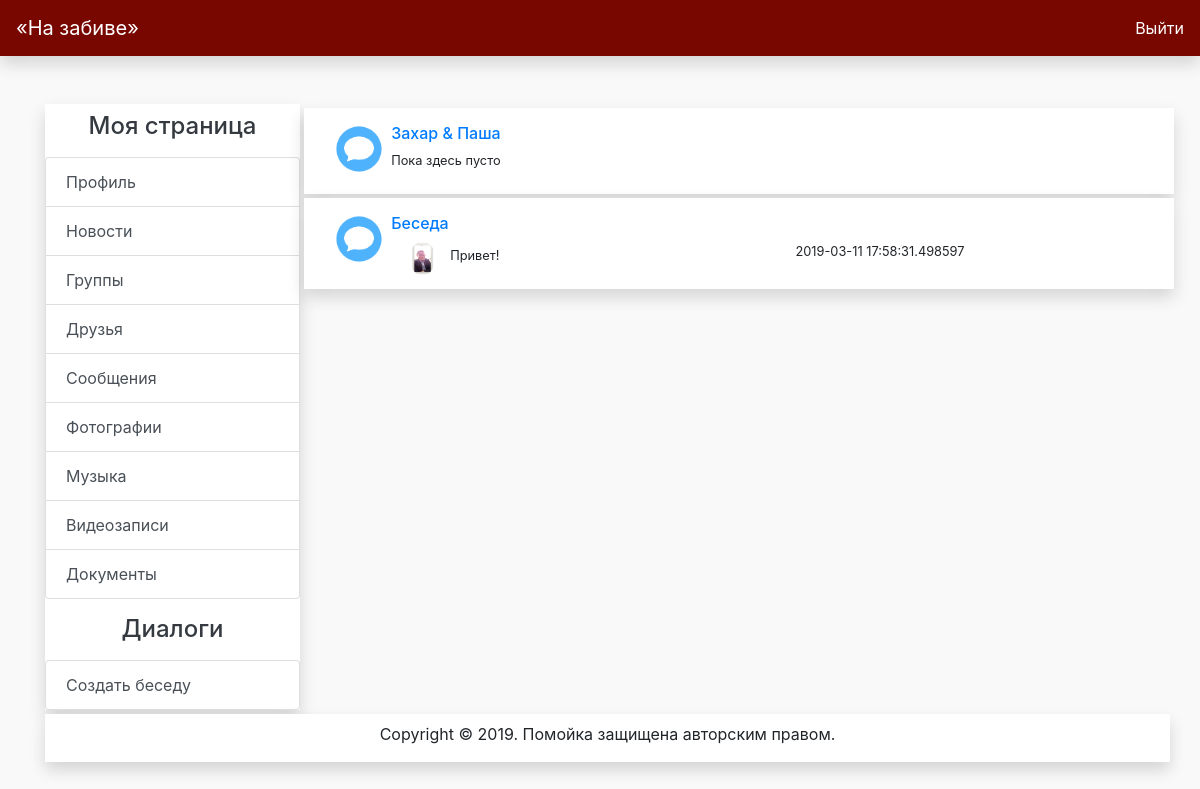
Screenshot of /dialogs (signed in) with the database file from the repository.
### database.py (models this page shows)
class Chat(db.Model):
    id = db.Column(db.Integer, primary_key=True)
    name = db.Column(db.Integer, nullable=False)
    private = db.Column(db.Boolean, nullable=False)
    time = db.Column(db.DateTime, nullable=False, default=datetime.now())

class Resource(db.Model):
    id = db.Column(db.Integer, primary_key=True)
    category = db.Column(db.String(20), unique=False, nullable=False)
    path = db.Column(db.String(120), unique=True, nullable=True)
    name = db.Column(db.String(120), nullable=False)
    author = db.Column(db.Integer, nullable=False)

class Message(db.Model):
    id = db.Column(db.Integer, primary_key=True)
    sender = db.Column(db.Integer, nullable=False)
    chat = db.Column(db.Integer, nullable=False)
    text = db.Column(db.String(1000), nullable=False)
    time = db.Column(db.DateTime, nullable=False, default=datetime.now())

### main.py (the view)
@app.route("/dialogs", methods=['GET', 'POST'])
def dialogs():
    form_add_group = AddDialogGroupForm()
    if form_add_group.validate_on_submit():
        chat_model = ChatModel()
        chat_model.create(session["user_id"], name=request.form.get("name"))
    chats_id = ChatModel().get_for(session["user_id"])
    chats = [ChatModel().get(member.chat) for member in chats_id]
    messages = [MessageModel().get_latest(chat.id) for chat in chats]
    new_messages = list(map(len, [
        MessageModel().new_messages(session["user_id"], chat.id) for chat in
        chats]))
    authors_id = [message.sender if message else None for message in messages]
    authors = [UserModel().get(author) if author else None
               for author in authors_id]
    avatars = [ResourceModel().get(author.avatar) if author else None
               for author in authors]
    render_data = {
        "title": "Друзья",
        "chats_number": len(chats),
        "chats": chats,
        "avatars": avatars,
        "messages": messages,
        "new_messages": new_messages,
        "form_add_group": form_add_group,
        "page_dialogs": True,
    }
    return render_template("messages.html", **render_data)

### database.py (called while the page is built)
    def get(self, id):
        user = User.query.filter(User.id == id).first()
        if not user:
            return
        return user

    def get(self, user, chat):
        member = ChatMember.query.filter(ChatMember.user == user,
                                         ChatMember.chat == chat).first()
        if not member:
            return
        return member

    def get(self, id):
        chat = Chat.query.filter(Chat.id == id).first()
        if not chat:
            return None
        return chat

    def get_for(self, user):
        chats = ChatMember.query.filter(ChatMember.user == user).all()
        return chats

    def new_messages(self, user, chat):
        member = ChatMemberModel().get(user, chat)
        messages = Message.query.filter(Message.chat == chat,
                                        Message.time > member.invite_time).all()
        return messages

    def get_latest(self, chat):
        message = Message.query.filter(Message.chat == chat).group_by(
            Message.time).all()
        if message:
            return message[-1]
        return None

    def get(self, id):
        resource = Resource.query.filter(Resource.id == id).first()
        if not resource:
            return
        return resource

### templates/messages.html (shortened to what this page needs)
{% extends "main.html" %}
{% block content %}
{% for i in range(chats_number) %}
<div class="row">
    <div class="shadow bg-white pl-- pr-1 mt-1 ml-1 col-12">
        <div class="pt-3 pb-2">
            <div class="row ml-0">
                <div class="col-1">
                    <img src="/static/images/messages.png" alt="1"
                         class="avatar"/>
                </div>
                <div class="col-9 p-0">
                    <a href="/dialog/{{ chats[i].id }}"><p class="h6">{{
                        chats[i].name }}</p></a>
                    {% if messages[i] %}
                    <div class="row ml-1">
                        <div class="col-1 p-0 text-center">
                            <img src="{{ avatars[i].path }}" alt="1"
                                 class="avatar_min"/>
                        </div>
                        <div class="col-6 p-0">
                            <p class="small mt-1">{{ messages[i].text }} </p>
                        </div>
                        <div class="col-4 small">
                            {{ messages[i].time }}
                        </div>
                        <div class="col-1 small">
                        </div>
                    </div>
                    {% else %}
                    <div class="col-11 p-0">
                        <p class="small mt-1">Пока здесь пусто </p>
                    </div>
                    {% endif %}
                </div>
            </div>
        </div>
    </div>
</div>
{% endfor %}
{% endblock %}

### static/css/main.css (style rules this page uses)
.avatar { width: 50px; border-radius: 41px; }
.avatar_min { width: 1.9vw; border-radius: 100px; }
body { background: #f9f9f9; }

### rows the page displays
Chat: name "Захар & Паша"
Chat: name "Беседа"
Resource: path (picture)
Message: text "Привет!", time "2019-03-11 17:58:31.498597"
